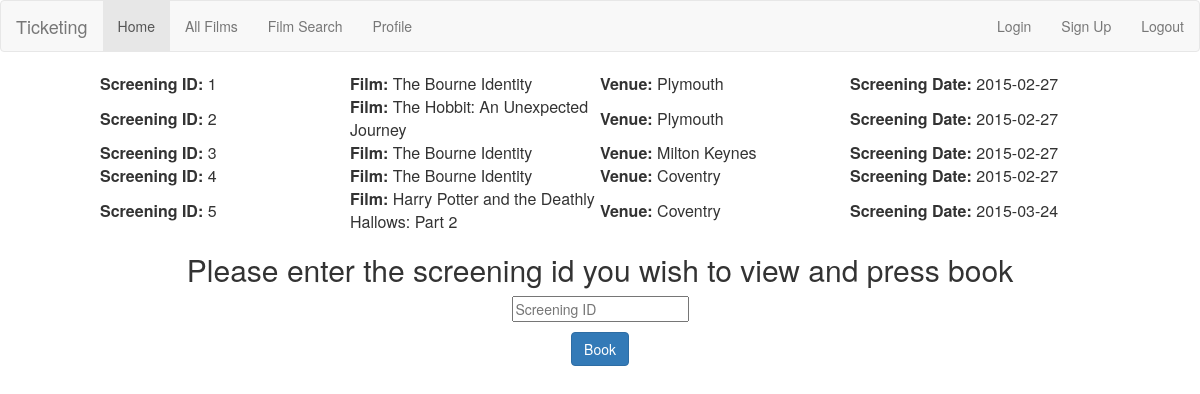
The page /ApacheWebServer-master/ApacheWebServer-master/www/booking.php (signed in) on the database its author committed.
### tables this page shows
CREATE TABLE IF NOT EXISTS `screenings` (
`screening_id` int(11) NOT NULL,
  `venue_id` int(11) NOT NULL,
  `film_id` int(11) NOT NULL,
  `screening_date` date NOT NULL,
  `screen_number` int(2) NOT NULL
);

CREATE TABLE IF NOT EXISTS `films` (
`film_id` int(11) NOT NULL,
  `imdb_id` varchar(10) NOT NULL,
  `film_name` varchar(60) NOT NULL,
  `age_rating` varchar(3) NOT NULL,
  `year` year(4) NOT NULL,
  `runtime` varchar(10) NOT NULL,
  `release_date` date NOT NULL,
  `genre` varchar(60) NOT NULL,
  `description` varchar(255) NOT NULL,
  `director` varchar(60) NOT NULL,
  `writers` varchar(60) NOT NULL,
  `language` varchar(60) NOT NULL,
  `origin` varchar(60) NOT NULL,
  `awards` varchar(60) NOT NULL,
  `metascore` int(2) NOT NULL,
  `imdb_rating` float NOT NULL,
  `imdb_votes` int(6) NOT NULL,
  `image_loc` varchar(255) NOT NULL,
  `actors` varchar(60) NOT NULL
);

CREATE TABLE IF NOT EXISTS `venues` (
`venue_id` int(11) NOT NULL,
  `venue_name` varchar(60) NOT NULL,
  `postcode` varchar(10) NOT NULL,
  `latitude` float NOT NULL,
  `longitude` float NOT NULL
);

### ApacheWebServer-master/ApacheWebServer-master/www/session.php (called while the page is built, shortened)
<?php
include('dbconf.php');
$check=$_SESSION['login_user'];
$ses_sql=mysqli_query($db,"SELECT user_id FROM users WHERE email='$check' ");
$row=mysqli_fetch_array($ses_sql,MYSQLI_ASSOC);
$login_ses=$row['user_id'];
?>

### ApacheWebServer-master/ApacheWebServer-master/www/booking.php (the view, shortened to what this page needs)
<?php
include('navbar.php');
include('session.php');
$film_name = $_GET["film"];
$sql="SELECT * FROM screenings JOIN venues USING (venue_id) JOIN films USING (film_id) WHERE film_name LIKE '%$film_name%'";
$result=mysqli_query($db,$sql);
$sql2="SELECT * FROM screenings JOIN films USING (film_id) WHERE film_name LIKE '%$film_name%'";
$result2=mysqli_query($db,$sql2);
if ($login_ses != null){
if($row2=mysqli_fetch_array($result2)){
while($row=mysqli_Fetch_array($result)){
	$screening_id=$row['screening_id'];
	$venue_name=$row['venue_name'];
	$screening_date=$row['screening_date'];
	$film_name=$row['film_name'];
echo "<body>
	<center><table width='' border='0' cellpadding='5' align='center' valign='center'>
	<tr>
		<td align='left' valign='center' width='250'>
		<b>Screening ID: </b>".$screening_id."
		</td>
		<td align='left' valign='center' width ='250'>
		<b>Film: </b>".$film_name."
		</td><td align='left' valign='center' width ='250'>
		<b>Venue: </b>".$venue_name."
		</td><td align='left' valign='center' width ='250'>
		<b>Screening Date: </b>".$screening_date."
		</td>
	</tr></table>
	</body></center>";
}
}else{
	echo "<h2><center>We're sorry there are no showings currently available for </br>".$film_name."</p> Please select a different film</p><a href ='index.php'> HOME</a></center></h2>";
}
echo"
<form action='' method='POST'>
	<center><h2 class='form-signin-heading'>Please enter the screening id you wish to view and press book</h2>
		<p><input type='text' name='screeningid' class='input-block-level' placeholder='Screening ID'></p>
		<p><button class='btn btn-large btn-primary' type='submit' value='submit' name='book'>Book
	</center>
</form>";
}else{
	echo "<h2><center> Please Login to book a ticket</center></h2>";
}
?>

### rows shown on the page
screenings: screening_id "1", film.film_name "The Bourne Identity", venue.venue_name "Plymouth", screening_date "2015-02-27"
screenings: screening_id "2", film.film_name "The Hobbit: An Unexpected Journey", venue.venue_name "Plymouth", screening_date "2015-02-27"
screenings: screening_id "3", film.film_name "The Bourne Identity", venue.venue_name "Milton Keynes", screening_date "2015-02-27"
screenings: screening_id "4", film.film_name "The Bourne Identity", venue.venue_name "Coventry", screening_date "2015-02-27"
screenings: screening_id "5", film.film_name "Harry Potter and the Deathly Hallows: Part 2", venue.venue_name "Coventry", screening_date "2015-03-24"
